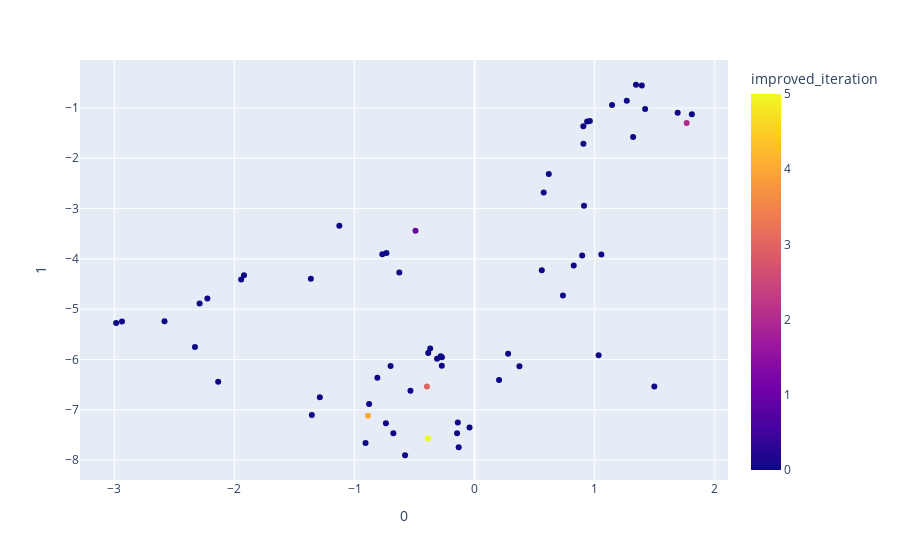

The notebook cell this image was saved under:
### Code cell
from sklearn.manifold import TSNE

features = steps_df.loc[:, :'кнопка размера']

tsne = TSNE(n_components=2, random_state=0)
projections = tsne.fit_transform(features)

fig = px.scatter(
    projections, x=0, y=1,
    color=steps_df.improved_iteration, labels={'color': 'improved_iteration'}
)
fig.show()

### Figure 1 — Plotly figure (JSON) as saved in the notebook; plotly's stock layout.template omitted (floating-point values rounded to 4 significant figures)
{"data": [{"hovertemplate": "0=%{x}<br>1=%{y}<br>improved_iteration=%{marker.color}<extra></extra>", "legendgroup": "", "marker": {"color": [1, 0, 2, 0, 0, 0, 3, 0, 0, 0, 0, 0, 0, 0, 0, 0, 0, 0, 0, 0, 0, 0, 0, 0, 0, 0, 0, 0, 0, 0, 0, 0, 0, 0, 0, 0, 0, 0, 4, 0, 0, 0, 0, 0, 0, 0, 0, 0, 0, 0, 0, 0, 0, 0, 0, 0, 5, 0, 0, 0, 0, 0, 0, 0], "coloraxis": "coloraxis", "symbol": "circle"}, "mode": "markers", "name": "", "orientation": "v", "showlegend": false, "type": "scatter", "x": [-0.4922, -0.7685, 1.766, 0.9112, 1.033, 1.421, -0.3971, 0.5755, 0.9599, 0.9063, -0.5343, -0.8787, -0.6271, -0.2731, -0.272, -0.3699, -0.2824, -0.8097, 0.9058, -0.3864, 0.9371, -0.6998, -0.3126, -0.7344, 1.81, 1.393, 1.056, -2.985, 1.268, -2.136, -2.329, -1.127, 0.618, 1.145, -2.226, 1.497, 1.344, 0.5596, -0.8879, 0.3735, 0.736, 0.2039, 0.896, -2.29, 1.692, -1.364, 0.8256, -0.1399, -0.5788, -1.356, -0.7388, -1.289, -2.583, -2.937, -0.04219, -0.1459, -0.3907, -1.921, -0.1325, 0.2793, -0.6765, -1.944, 1.32, -0.9083], "xaxis": "x", "y": [-3.441, -3.908, -1.3, -2.943, -5.915, -1.02, -6.538, -2.681, -1.259, -1.713, -6.621, -6.885, -4.27, -6.122, -5.955, -5.784, -5.935, -6.363, -1.362, -5.873, -1.27, -6.129, -5.987, -3.885, -1.126, -0.5549, -3.911, -5.277, -0.8551, -6.441, -5.753, -3.341, -2.313, -0.9415, -4.788, -6.536, -0.5379, -4.225, -7.12, -6.135, -4.73, -6.408, -3.933, -4.888, -1.097, -4.397, -4.13, -7.255, -7.904, -7.105, -7.27, -6.75, -5.241, -5.247, -7.35, -7.465, -7.567, -4.327, -7.744, -5.887, -7.468, -4.409, -1.577, -7.659], "yaxis": "y"}], "layout": {"coloraxis": {"colorbar": {"title": {"text": "improved_iteration"}}, "colorscale": [[0.0, "#0d0887"], [0.1111, "#46039f"], [0.2222, "#7201a8"], [0.3333, "#9c179e"], [0.4444, "#bd3786"], [0.5556, "#d8576b"], [0.6667, "#ed7953"], [0.7778, "#fb9f3a"], [0.8889, "#fdca26"], [1.0, "#f0f921"]]}, "legend": {"tracegroupgap": 0}, "margin": {"t": 60}, "xaxis": {"anchor": "y", "domain": [0.0, 1.0], "title": {"text": "0"}}, "yaxis": {"anchor": "x", "domain": [0.0, 1.0], "title": {"text": "1"}}}}
